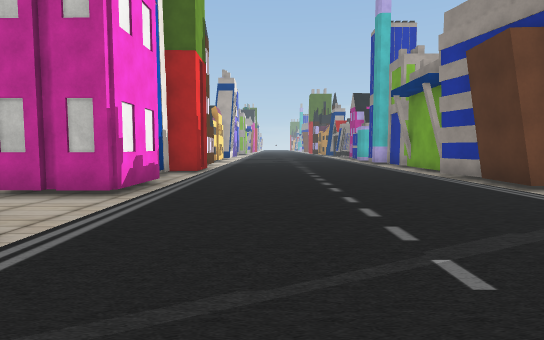
View 1 (above)

16 first-person views from a walk through a scene from a Unity 3-D project. The camera is 1.3 m above the floor, tilts 4° down and sees 80° across. The floor is counted in squares, 2 m on a side. Each view is taken from the middle of a square. On the plan, view 1 faces up. The plan holds only what a view shows up to about 10 squares ahead; the rest is blank. The place goes on beyond the plan. The player is left out. Some surface patterns are stand-ins.

View 2
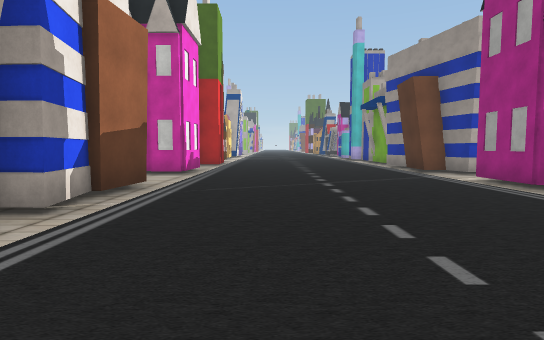

View 3
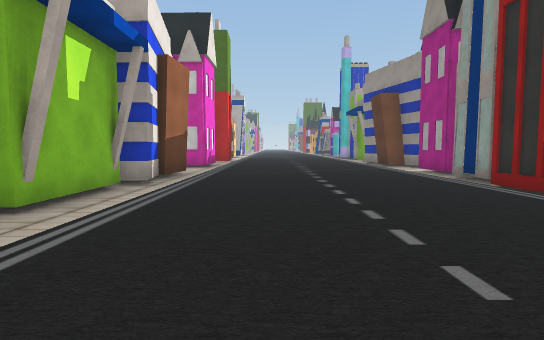

View 4
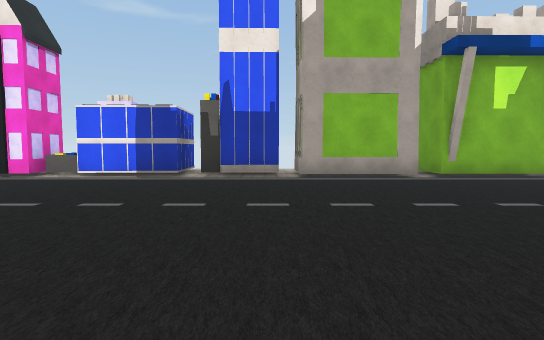

View 5
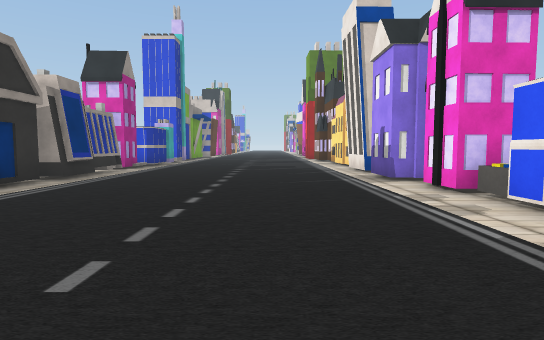

View 6
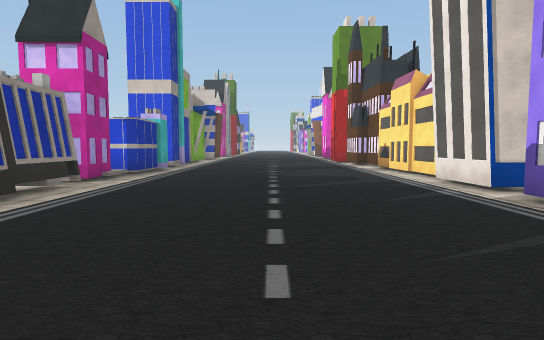

View 7
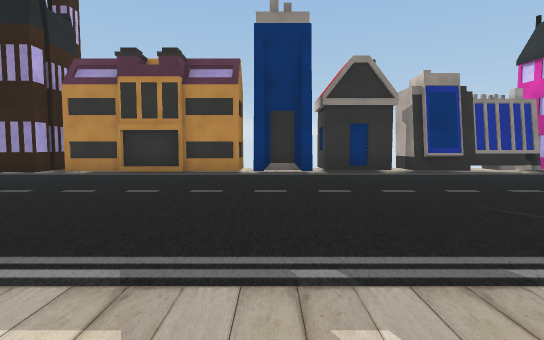

View 8
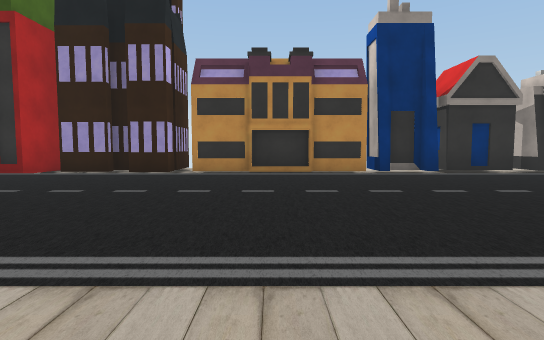

View 9
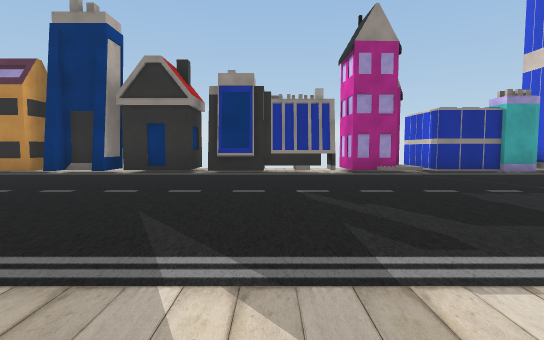

View 10
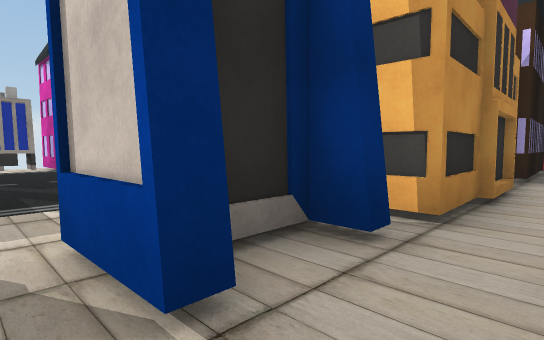

View 11
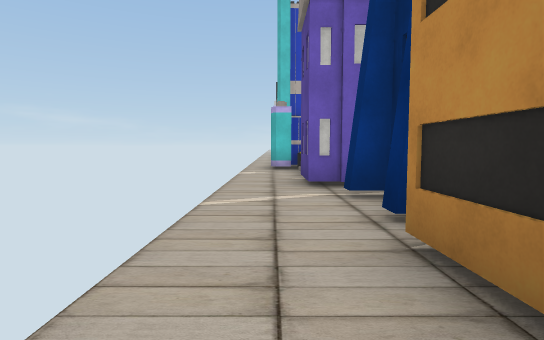

View 12
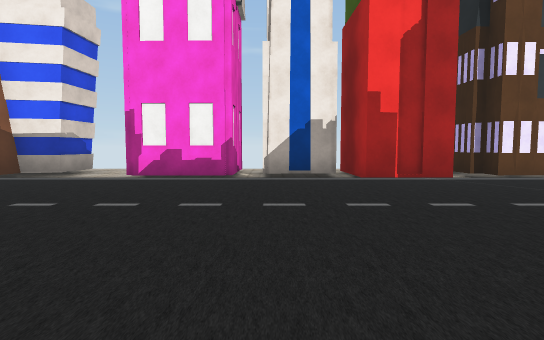

View 13
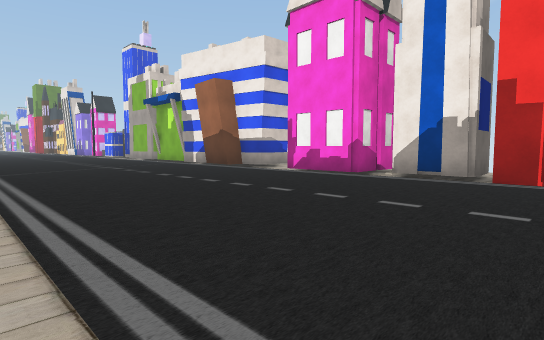

View 14
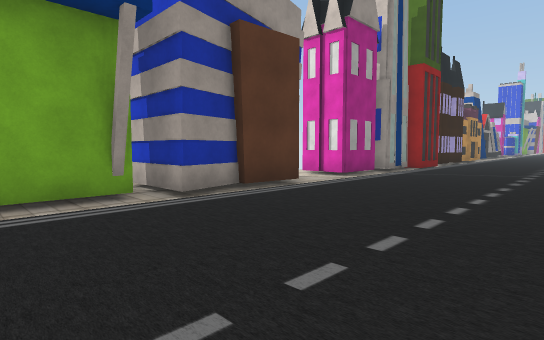

View 15
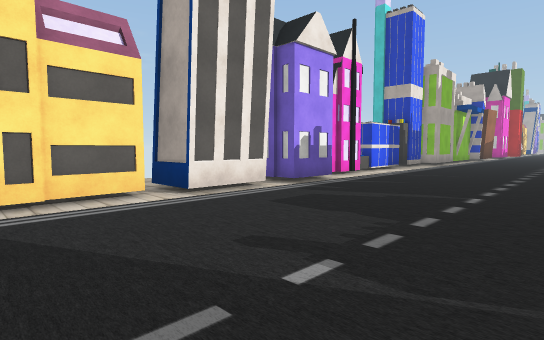

View 16
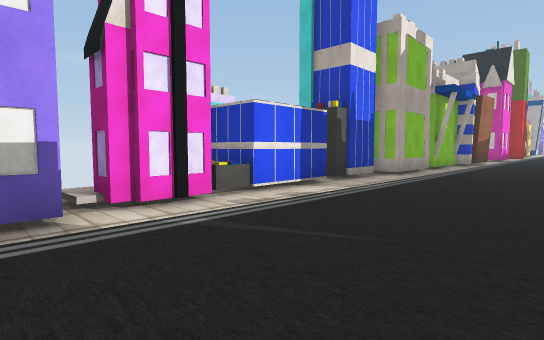

### Floor plan
Key: @ floor where view 1 was taken; # wall or solid block; . main floor; - floor 0.25 m lower than the main floor; / step, stairs or slope; H house; O other object.
Columns run from 5 left of view 1 to 7 right of it. Each row starts with its distance up from view 1.
 11   #/.....-#
 10  ##/.....-#
  9 -##/.....-#
  8 -##/.....-##
  7 -#H/.....-#
  6 -##/.....-##
  5  ##/.....--#
  4 ---/.....---
  3 -#-/.....-H#
  2  ##/.....-##
  1   #/.....-#
  0   #/.@...-#
 -1   #/.....-#
 -2   #/.....-##
 -3  ##/.....-#
 -4   #/.....-#
 -5   #/.....-##
 -6 -##/.....---
 -7 -#-/.....-#
 -8  #-/.....-#
 -9  #-/.....-#
-10  #-/.....-#-
-11 ##-/.....-#-
-12 -O-/.....-#-
-13 -H#/.....-#
-14 ---/.....-#O-
-15 -#H/.....-##-
-16 ---/.....-# -
-17 -##/.....-OO-
-18 -##/.....-##-
-19 -##/.....-HH
-20 -##/.....-##
-21 -##/.....-#

Where each view was taken, in squares from view 1:
view 1: 0 up, 0 right, facing up
view 2: 4 down, 0 right, facing up
view 3: 7 down, 0 right, facing up
view 4: 7 down, 4 right, facing left
view 5: 7 down, 0 right, facing down
view 6: 11 down, 1 right, facing down
view 7: 11 down, 3 left, facing right
view 8: 8 down, 3 left, facing right
view 9: 16 down, 3 left, facing right
view 10: 16 down, 5 left, facing down-right
view 11: 21 down, 5 left, facing up
view 12: 8 up, 4 right, facing left
view 13: 11 up, 4 right, facing down-left
view 14: 11 up, 0 right, facing down-right
view 15: 21 down, 2 right, facing up-left
view 16: 15 down, 1 right, facing up-left
